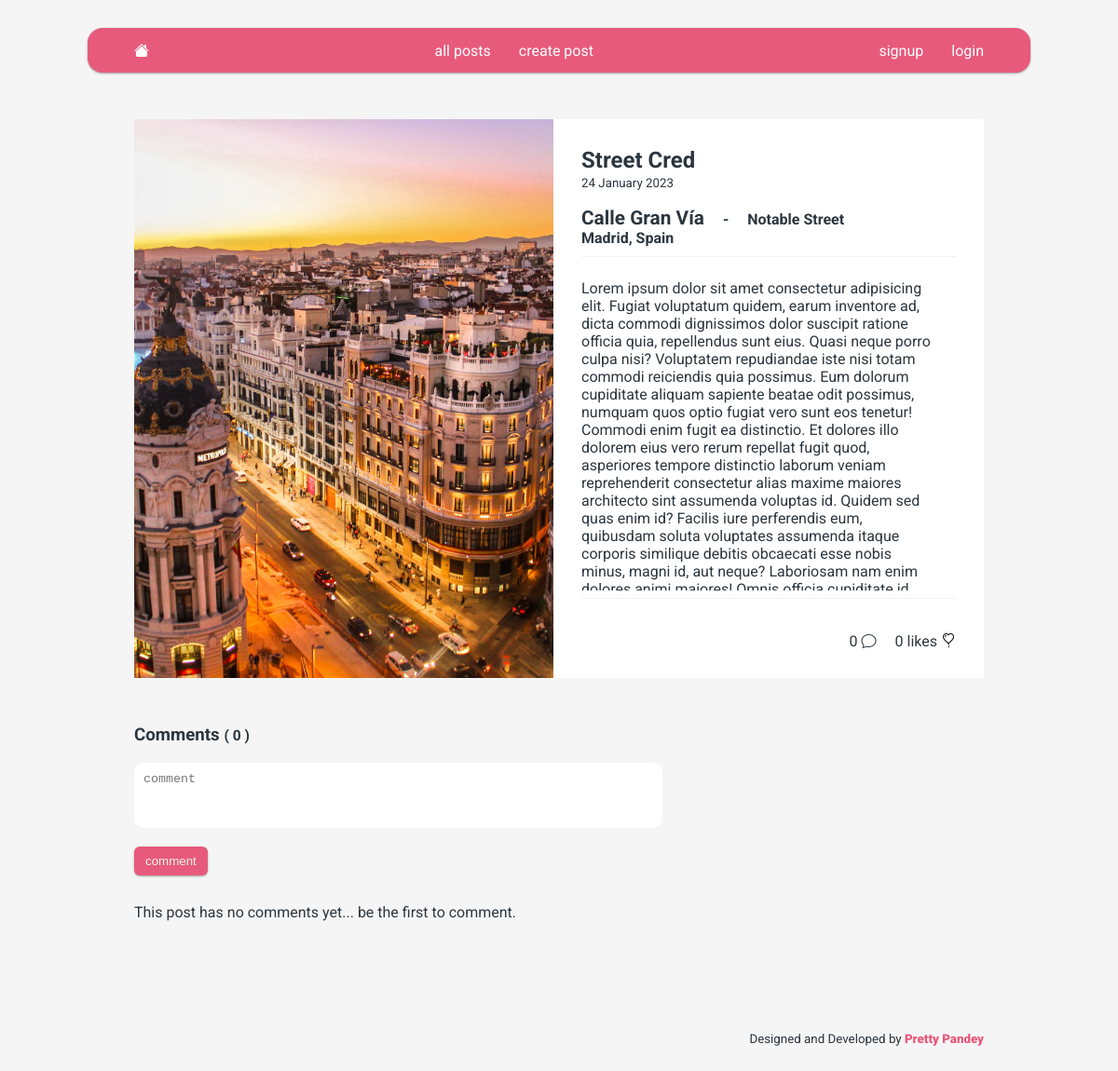
The page /social/21/ on the database its author committed.
### social/models.py (models this page shows, shortened)
class Post(models.Model):
    user = models.ForeignKey(User, on_delete=models.CASCADE)
    created = models.DateTimeField(default=timezone.now)
    published = models.DateTimeField(blank=True, null=True)
    title = models.CharField(max_length=250)
    destination = models.CharField(max_length=50)
    dest_type = models.CharField(max_length=50)
    location = models.CharField(max_length=250)
    image = models.ImageField(upload_to='uploads/', height_field=None, width_field=None)
    content = models.TextField()
    likes = models.ManyToManyField(User, blank=True, related_name="collected_likes")

### social/views.py (the view, shortened to what this page needs)
# urls.py: path('<int:post_id>/', views.detail, name='detail'),
def detail(request, post_id):
    post = get_object_or_404(Post, pk=post_id)
    form = CommentForm()
    context = {
        'post': post,
        'form': form,
    }
    return render(request, 'social/detail.html', context)

### social/forms.py
class CommentForm(forms.ModelForm):
    text = forms.Textarea()
    class Meta:
        model = Comment
        fields = (
            'text',
        )
        widgets = {'text': forms.Textarea(attrs={'placeholder': 'comment', 'help_text': ''})}
        labels = {'text' : ''}

### social/templates/social/detail.html (shortened to what this page needs)
{% extends 'base.html' %}
{% load static %}
{% block content %}
<div class="detail-container">
    <div class="post-image">
        <img src="{{post.image.url}}" alt="{{ post.location }}">
    </div>
    <div class="post-text">
        <div>
            <h1>{{ post.title }}</h1>
            <small>{{ post.created|date:"d F Y" }}</small>
        </div>
        <div class="post-description">
            <div>
                <h2>{{ post.destination }}</h2>
                <h3>{{ post.location }}</h3>
            </div>
            <h4>-</h4>
            <div>
                <h4>{{ post.dest_type }}</h4>
            </div>
        </div>
        <hr>
        <div class="post-content">
            <p>{{ post.content }}</p>
        </div>
        <hr>
        <div class="analytics">
            <div>{{post.Comments.count}}&nbsp;<i class="bi bi-chat"></i></div>
            {% include 'social/likes.html' %}
        </div>
    </div>
</div>
{% include 'social/comment.html' %}
{% endblock%}

### social/templates/social/likes.html
<div id="likesarea">
    <span>
        {{post.likes.count}}
        {% if post.likes.count == 1 %}
            like
        {% else %}
            likes
        {% endif %}
    </span>
    <span>
        <button hx-post="{% url 'social:like_post' post.id %}"
        id="like-button" hx-target="#likesarea" hx-swap="outerHTML">
        {% if request.user in post.likes.all %}
        <i class="bi bi-balloon-heart-fill"></i>
        {% else %}
        <i class="bi bi-balloon-heart"></i>
        {% endif %}
        </button>
    </span>
</div>

### social/templates/social/comment.html (shortened to what this page needs)
<div class="comment-section">
    <h3>Comments <small>( {{post.Comments.count}} )</small></h3>
    <form action="{% url 'social:detail' post.id %}" method="POST">
        {{form.as_p}}
        <button type="submit" value="Submit">comment</button>
    </form>
    <div class="comment-text">
        {% if not post.Comments.all %}
        <p>This post has no comments yet... be the first to comment.</p>
        {% else %}
            {% for comment in post.Comments.all %}
                <p><strong>{{ comment.user.username }}</strong> <small>{{ comment.created }}</small></p>
                <blockquote>{{ comment.text }}</blockquote>
            {% endfor %}
        {% endif %}
    </div>
</div>

### static/css/main.css (style rules this page uses)
:root { --gunmetal: #2C363F; --blush: #E75A7C; --ivory: #F2F5EA; --timber-wolf: #D6DBD2; --shadow-1: rgba(0, 0, 0, 0.25) 0px 14px 28px, rgba(0, 0, 0, 0.22) 0px 10px 10px; --shadow-2: rgba(0, 0, 0, 0.16) 0px 3px 6px, rgba(0, 0, 0, 0.23) 0px 3px 6px; --shadow-3: rgba(0, 0, 0, 0.12) 0px 1px 3px, rgba(0, 0, 0, 0.24) 0px 1px 2px; --shadow-4: rgba(50, 50, 93, 0.25) 0px 6px 12px -2px, rgba(0, 0, 0, 0.3) 0px 3px 7px -3px; --shadow-5: rgba(0, 0, 0, 0.24) 0px 3px 8px; --shadow-6: rgba(0, 0, 0, 0.35) 0px 5px 15px; }
html { background-color: whitesmoke; margin:0; }

### rows shown on the page
Post: image (picture), title "Street Cred", created "24 January 2023", destination "Calle Gran Vía", location "Madrid, Spain", dest_type "Notable Street", content "Lorem ipsum dolor sit amet consectetur adipisicing elit. Fugiat voluptatum quidem, earum inventore ad, dicta commodi dignissimos dolor suscipit ratione officia quia, repellendus sunt eius. Quasi neque porro culpa nisi? Voluptatem repudiandae iste nisi totam commodi reiciendis quia possimus. Eum dolorum cupiditate aliquam sapiente beatae odit possimus, numquam quos optio fugiat vero sunt eos tenetur! Commodi enim fugit ea distinctio. Et dolores illo dolorem eius vero rerum repellat fugit quod, asperiores tempore distinctio laborum veniam reprehenderit consectetur alias maxime maiores architecto sint assumenda voluptas id. Quidem sed quas enim id? Facilis iure perferendis eum, quibusdam…", Comments.count "0", likes.count "0"
